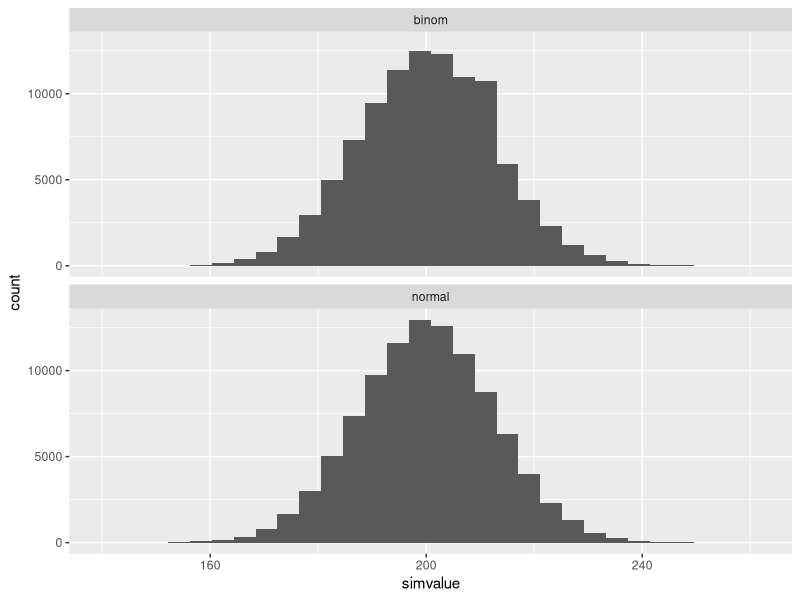
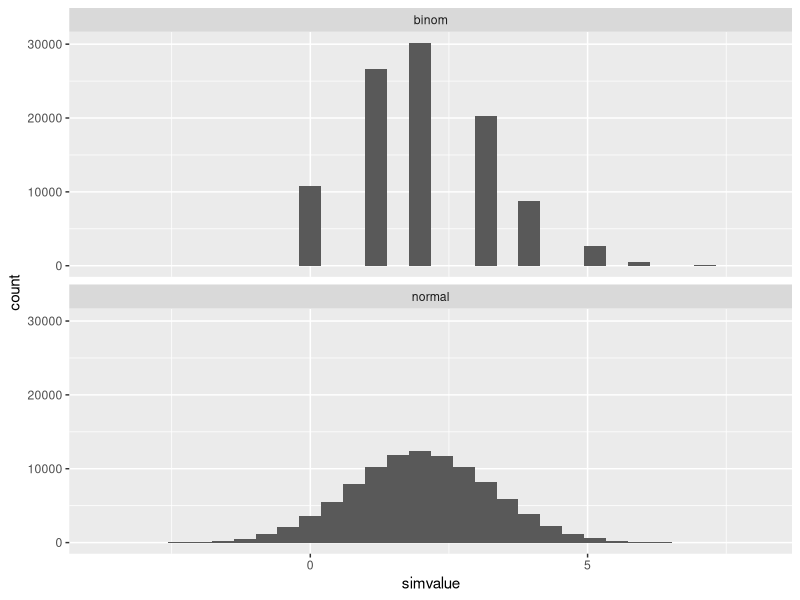
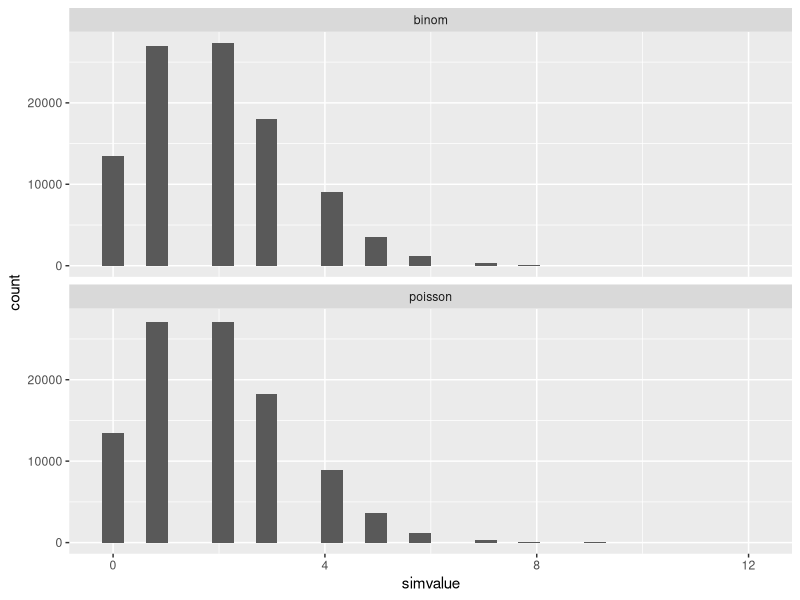
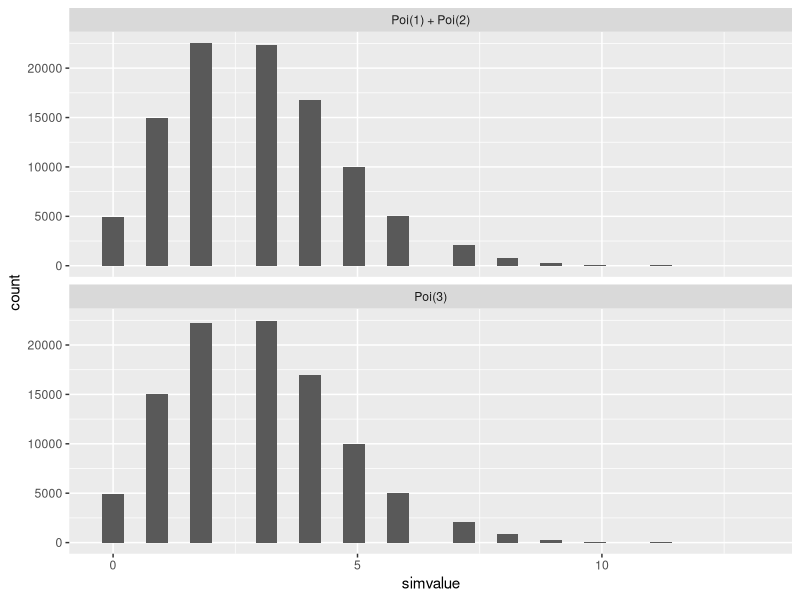
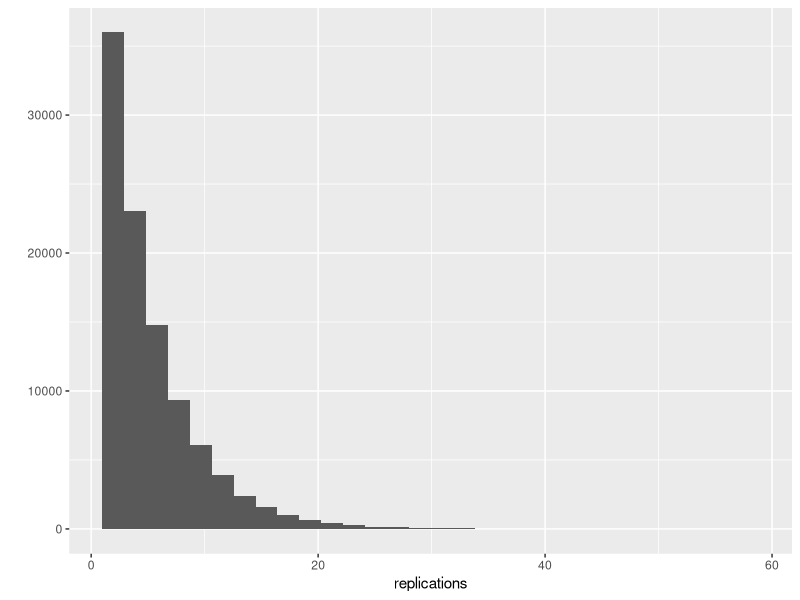
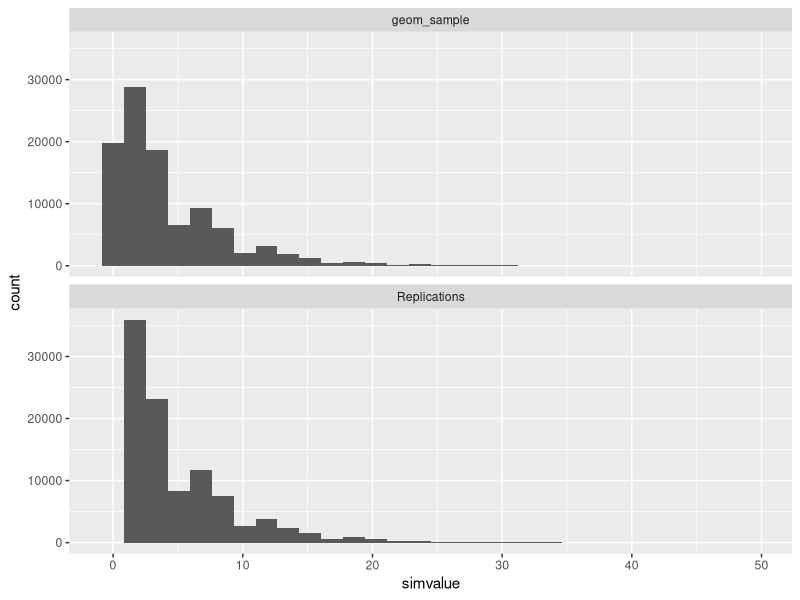
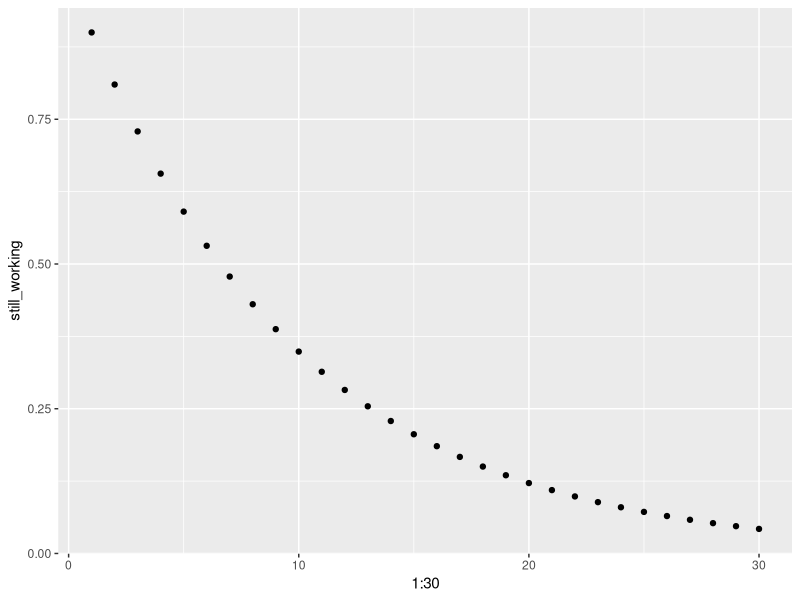

These figures' R source, in order:
## ---- chunk 1
knitr::opts_chunk$set(echo = TRUE, warning = FALSE, message = FALSE, comment = "")
## ---- chunk 2
library(ggplot2)
library(dplyr)
library(tidyverse)
#
## ---- chunk 3
# Replicate the code shown in the video

rbinom(1, 1, .5)  # First number is number of coins, the second is how many trials, the last is the probability of yes or no.

rbinom(10, 1, .5)

rbinom(1, 10, .5) # has 10 trials then adds all the heads up

rbinom(10, 10, .5)

rbinom(10, 10, .8)

rbinom(10, 10, .2)
# Create your own comments for the code
# You do not need to include the graphs
## ---- chunk 4
# Generate 10 separate random flips with probability .3

rbinom(10, 1, .3)
## ---- chunk 5
# Generate 100 occurrences of flipping 10 coins, each with 30% probability

rbinom(100, 10, .3)
## ---- chunk 6
# Replicate the code shown in the video
# Create your own comments for the code
# You do not need to include the graphs
# Do NOT include flips == 5, the vector is TOO LARGE!

flips <- rbinom(100000, 10, .5) #Can visualize using a histogram to help see all the probability distribution

mean(flips) 

mean(rbinom(100000, 100, .2))

# flips == 5 This seems the specific probablity of that number occuring

mean(flips == 5) # THis means that its the percent of the outcome

dbinom(5, 10, .5) #These calculate those probablity density, so exactly getting 5, from all 10

dbinom(6, 10, .5)

dbinom(10, 10, .5) # exacting 10 out of 10
# 
# X ∼ Binomial(10, .5)
# Pr(X ≤ 4)

mean(flips <= 4)

pbinom(4, 10, .5) #This means that the probability of getting 4 or fewer heads, think from the graph, reads from left to right. 


## ---- chunk 7
# Calculate the probability that 2 are heads using dbinom

# 1 - (dbinom(4, 10, .3) + dbinom(3, 10, .3) + dbinom(2, 10, .3) + dbinom(1, 10, .3) + dbinom(0, 10, .3))
  
# Confirm your answer with a simulation using rbinom
# Calculate the probability that 2 are heads using dbinom
dbinom(2, 10, .3)

# Confirm your answer with a simulation using rbinom
mean(rbinom(10000, 10, .3) == 2)
## ---- chunk 8
# Calculate the probability that at least five coins are heads
1 - (dbinom(4, 10, .3) + dbinom(3, 10, .3) + dbinom(2, 10, .3) + dbinom(1, 10, .3) + dbinom(0, 10, .3))
# Confirm your answer with a simulation of 10,000 trials

# Calculate the probability that at least five coins are heads
1 - pbinom(4, 10, .3)

# Confirm your answer with a simulation of 10,000 trials
mean(rbinom(10000, 10, .3) >= 5)
## ---- chunk 9
# Here is how you computed the answer in the last problem

# Try now with 100, 1000, 10,000, and 100,000 trials

# Here is how you computed the answer in the last problem
mean(rbinom(10000, 10, .3) >= 5)

# Try now with 100, 1000, 10,000, and 100,000 trials
mean(rbinom(100, 10, .3) >= 5)
mean(rbinom(1000, 10, .3) >= 5)
mean(rbinom(10000, 10, .3) >= 5)
mean(rbinom(100000, 10, .3) >= 5)
## ---- chunk 10
# Replicate the code shown in the video
# Create your own comments for the code
# You do not need to include the graphs

# flips

flips <- rbinom(100000, 10, .5)

X <- rbinom(100000, 10, .5)

Y <- rbinom(100000, 100, .5)

var(X)

var(Y)
## ---- chunk 11
# Calculate the expected value using the exact formula
25 * .3

# Confirm with a simulation using rbinom
mean(rbinom(10000, 25, .3))
## ---- chunk 12

# Calculate the variance using the exact formula
25 * .3 * (1 - .3)

# Confirm with a simulation using rbinom
var(rbinom(10000, 25, .3))
## ---- chunk 13
# Replicate the code shown in the video
# Create your own comments for the code
# You do not need to include the graphs
# Do NOT include A & B, the vector is TOO LARGE!

A <- rbinom(100000, 1, .5)
B <- rbinom(100000, 1, .5)

mean(A | B) # Pr(A or B) = Pr(A) + Pr(B) − Pr(A and B

# Z <- X + Y # E[X + Y ] = E[X] + E[Y ]
## ---- chunk 14
# Write the code to solve this problem
.4 * .2

# Use simulation and direct calculation
## ---- chunk 15
# Simulate 100,000 flips of a coin with a 40% chance of heads
A <- rbinom(100000, 1, .4)

# Simulate 100,000 flips of a coin with a 20% chance of heads
B <- rbinom(100000, 1, .2)

# Estimate the probability both A and B are heads
mean(A & B)
## ---- chunk 16
# You've already simulated 100,000 flips of coins A and B
A <- rbinom(100000, 1, .4)
B <- rbinom(100000, 1, .2)

# Simulate 100,000 flips of coin C (70% chance of heads)
C <- rbinom(100000, 1, .7)

# Estimate the probability A, B, and C are all heads
mean(A & B & C)
## ---- chunk 17
# Replicate the code shown in the video
# Create your own comments for the code
# You do not need to include the graphs

A <- rbinom(100000, 1, .5)
B <- rbinom(100000, 1, .5)

mean(A | B) # Pr(A or B) = Pr(A) + Pr(B) − Pr(A and B
## ---- chunk 18
# Write the code to solve this problem
# Use simulation and direct calculation

# P(A) + P(B) - P(A) * P(B).
.6 + .1 - .6 * .1

## ---- chunk 19
# Simulate 100,000 flips of a coin with a 60% chance of heads
A <- rbinom(100000, 1, .6)

# Simulate 100,000 flips of a coin with a 10% chance of heads
B <- rbinom(100000, 1, .1)

# Estimate the probability either A or B is heads
mean(A | B)
## ---- chunk 20
# Use rbinom to simulate 100,000 draws from each of X and Y
X <- rbinom(100000, 10, .6)
Y <- rbinom(100000, 10, .7)

# Estimate the probability either X or Y is <= to 4
mean(X <= 4 | Y <= 4)

# Use pbinom to calculate the probabilities separately
prob_X_less <- pbinom(4, 10, .6)
prob_Y_less <- pbinom(4, 10, .7)

# Combine these to calculate the exact probability either <= 4
prob_X_less + prob_Y_less - prob_X_less * prob_Y_less
## ---- chunk 21
# Replicate the code shown in the video
# Create your own comments for the code
# You do not need to include the graphs

xX <- rbinom(100000, 10, .5)

var(xX)

xY <- 3 * xX

# Var[X + Y ] = Var[X] + Var[Y]
## ---- chunk 22
# Write the code to solve this problem
# Use simulation and direct calculation

# If X is a binomial with size 50 and p = .4, what is the expected value of 3*X?

# The expected value of a binomial is size * p, and the expected value of k * X is k * E[X].

3 * (50 * .4)
## ---- chunk 23
# Simulate 100,000 draws of a binomial with size 20 and p = .1
X <- rbinom(100000, 20, .1)

# Estimate the expected value of X
mean(X)

# Estimate the expected value of 5 * X
mean(5 * X)
## ---- chunk 24
# X is simulated from 100,000 draws of a binomial with size 20 and p = .1
X <- rbinom(100000, 20, .1)

# Estimate the variance of X
var(X)

# Estimate the variance of 5 * X
var(5 * X)
## ---- chunk 25
# Replicate the code shown in the video
# Create your own comments for the code
# You do not need to include the graphs
X <- rbinom(100000, 10, .5)

Y <- rbinom(100000, 100, .2)

Z <- X + Y
## ---- chunk 26
# Write the code to solve this problem
# Use simulation and direct calculation

# If X is drawn from a binomial with size 20 and p = .3, and Y from size 40 and p = .1, what is the expected value (mean) of X + Y?

# Compute the expected value of X and the expected value of Y separately, then add them together.

(20 * .3) + (40 * .1)
## ---- chunk 27
# Simulate 100,000 draws of X (size 20, p = .3) and Y (size 40, p = .1)
X <- rbinom(100000, 20, .3) 
Y <- rbinom(100000, 40, .1)

# Estimate the expected value of X + Y
mean(X + Y)
## ---- chunk 28
# Simulation from last exercise of 100,000 draws from X and Y
X <- rbinom(100000, 20, .3) 
Y <- rbinom(100000, 40, .1)

# Find the variance of X + Y
var(X + Y)

# Find the variance of 3 * X + Y
var(3 * X + Y)
## ---- chunk 29
# Replicate the code shown in the video
# Create your own comments for the code
# You do not need to include the graphs

fair <- rbinom(50000, 20, .5)
sum(fair == 14)

biased <- rbinom(50000, 20, .3)
sum(biased == 14)
## ---- chunk 30
# Record the text of the question here

# Suppose you have a coin that is equally likely to be fair (50% heads) or biased (75% # heads). You then flip the coin 20 times and see 11 heads.
# 
# Without doing any math, which do you now think is more likely- that the coin is fair, or # that the coin is biased?

# If the coin were fair, how many heads would you expect to see on average? What if the coin # were biased? Which is 11 closer to?

# More likely that the coin is fair

## ---- chunk 31
# Simulate 50000 cases of flipping 20 coins from fair and from biased
fair <- rbinom(50000, 20, .5)
biased <- rbinom(50000, 20, .75)

# How many fair cases, and how many biased, led to exactly 11 heads?
fair_11 <- sum(fair == 11)
biased_11 <- sum(biased == 11)

# Find the fraction of fair coins that are 11 out of all coins that were 11
fair_11 / (fair_11 + biased_11)
## ---- chunk 32
# Record the text of the question here

# Suppose that when you flip a different coin (that could either be fair or biased) 20 times, # you see 16 heads.
# 
# Without doing any math, which do you now think is more likely- that this coin is fair, or # that it's biased?
# 
# If the coin were fair, how many heads would you expect to see on average? What if the coin # were biased? Which is 16 closer to?
# 
# More likely that the coin is biased.
## ---- chunk 33
# Simulate 50000 cases of flipping 20 coins from fair and from biased
fair <- rbinom(50000, 20, .5)
biased <- rbinom(50000, 20, .75)

# How many fair cases, and how many biased, led to exactly 16 heads?
fair_16 <- sum(fair == 16)
biased_16 <- sum(biased == 16)

# Find the fraction of fair coins that are 16 out of all coins that were 16
fair_16 / (fair_16 + biased_16)
## ---- chunk 34
# Replicate the code shown in the video
# Create your own comments for the code
# You do not need to include the graphs

fair <- rbinom(90000, 20, .5)
sum(fair == 14)

biased <- rbinom(10000, 20, .3)
sum(biased == 14)
## ---- chunk 35
# Simulate 8000 cases of flipping a fair coin, and 2000 of a biased coin
fair_flips <- rbinom(8000, 20, .5)
biased_flips <- rbinom(2000, 20, .75)

# Find the number of cases from each coin that resulted in 14/20
fair_14 <- sum(fair_flips == 14)
biased_14 <- sum(biased_flips == 14)

# Use these to estimate the posterior probability
fair_14 / (fair_14 + biased_14)
## ---- chunk 36
# Simulate 80,000 draws from fair coin, 10,000 from each of high and low coins
flips_fair <- rbinom(80000, 20, .5)
flips_high <- rbinom(10000, 20, .75)
flips_low <- rbinom(10000, 20, .25)

# Compute the number of coins that resulted in 14 heads from each of these piles
fair_14 <- sum(flips_fair == 14)
high_14 <- sum(flips_high == 14)
low_14 <- sum(flips_low == 14)

# Compute the posterior probability that the coin was fair
fair_14 / (fair_14 + low_14 + high_14)
## ---- chunk 37
# Replicate the code shown in the video
# Create your own comments for the code
# You do not need to include the graphs

fair <- rbinom(90000, 20, .5)
sum(fair == 14)

dbinom(14, 20, .5) * .9

biased <-rbinom(10000, 20, .3)
sum(biased == 14)

dbinom(14, 20, .75) * .1


prob_14_fair <- dbinom(14, 20, .5) * .9

prob_14_biased <- dbinom(14, 20, .75) * .1

prob_14_biased / (prob_14_fair + prob_14_biased)
## ---- chunk 38
# Use dbinom to calculate the probability of 11/20 heads with fair or biased coin
probability_fair <- dbinom(11, 20, .5)
probability_biased <- dbinom(11, 20, .75)

# Calculate the posterior probability that the coin is fair
probability_fair / (probability_fair + probability_biased)
## ---- chunk 39
# Find the probability that a coin resulting in 14/20 is fair
probability_fair <- dbinom(14, 20, .5)
probability_biased <- dbinom(14, 20, .75)
probability_fair / (probability_fair + probability_biased)


dbinom(14, 20, .5) / (dbinom(14, 20, .5) + dbinom(14, 20, .75))

# Find the probability that a coin resulting in 18/20 is fair
probability_fair <- dbinom(18, 20, .5)
probability_biased <- dbinom(18, 20, .75)
probability_fair / (probability_fair + probability_biased)



dbinom(18, 20, .5) / (dbinom(18, 20, .5) + dbinom(18, 20, .75))
## ---- chunk 40
# Use dbinom to find the probability of 16/20 from a fair or biased coin
probability_16_fair <- dbinom(16, 20, .5)
probability_16_biased <- dbinom(16, 20, .75)

# Use Bayes' theorem to find the posterior probability that the coin is fair
.99* probability_16_fair / (.99* probability_16_fair +  .01 * probability_16_biased)

(probability_16_fair * .99) / (probability_16_fair * .99 + probability_16_biased * .01)
## ---- chunk 41
# Replicate the code shown in the video
# Create your own comments for the code
# You do not need to include the graphs

# rnorm(10000, expected_value, stdev)

binomial <- rbinom(100000, 1000, 1 / 1000)

flips <- rbinom(100000, 10, .5)

flips <- rbinom(100, 1, .1)

which(flips == 1)

poisson <- rpois(100000, 1)

replicate(10, which(rbinom(100, 1, .1) == 1))
## ---- chunk 42
# Write the code to solve this problem
# Use simulation and direct calculation

# Suppose you flipped 1000 coins, each with a 20% chance of being heads. What would be the # mean and variance of the binomial distribution?
#   
# The variance of the binomial can be computed as n * p * (1 - p).
# 
# Mean 200; variance 160
## ---- chunk 43
# Draw a random sample of 100,000 from the Binomial(1000, .2) distribution
binom_sample <- rbinom(100000, 1000, .2)
# Draw a random sample of 100,000 from the normal approximation
normal_sample <- rnorm(100000, 200, sqrt(160))
# USE THIS CODE INSTEAD OF compare_histograms()
# Uncomment the code before you knit it to HTML
 plotdata <- tibble(variable = c(rep("binom", 100000), rep("normal", 100000)),   
                    simvalue = c(binom_sample, normal_sample))
 ggplot(plotdata, aes(x = simvalue)) +
   geom_histogram() +
   facet_wrap(~ variable, ncol = 1)


## ---- chunk 44
# Simulations from the normal and binomial distributions
binom_sample <- rbinom(100000, 1000, .2)
normal_sample <- rnorm(100000, 200, sqrt(160))

# Use binom_sample to estimate the probability of <= 190 heads
mean(binom_sample <= 190)

# Use normal_sample to estimate the probability of <= 190 heads
mean(normal_sample <= 190)

# Calculate the probability of <= 190 heads with pbinom
pbinom(190, 1000, .2)

# Calculate the probability of <= 190 heads with pnorm
pnorm(190, 200, sqrt(160))
## ---- chunk 45
# Draw a random sample of 100,000 from the Binomial(10, .2) distribution
binom_sample <- rbinom(100000, 10, .2)

# Draw a random sample of 100,000 from the normal approximation
normal_sample <- rnorm(100000, 2, sqrt(1.6))

# USE THIS CODE INSTEAD OF compare_histograms()
# Uncomment the code before you knit it to HTML
 plotdata <- tibble(variable = c(rep("binom", 100000), rep("normal", 100000)),   
                    simvalue = c(binom_sample, normal_sample))
 ggplot(plotdata, aes(x = simvalue)) +
   geom_histogram() +
   facet_wrap(~ variable, ncol = 1)
## ---- chunk 46
# Replicate the code shown in the video
# Create your own comments for the code
# You do not need to include the graphs

binomial <- rbinom(10000, 1000, 1 / 1000)

poisson <- rpois(100000, 1)
## ---- chunk 47
# Write the code to solve this problem
# Use simulation and direct calculation
# 
# If you were drawing from a binomial with size = 1000 and p = .002, what would be the mean # of the Poisson approximation?
#   
# How does the mean of the Poisson approximation relate to the mean of the binomial random # variable?
#   
# 2
## ---- chunk 48
# Draw a random sample of 100,000 from the Binomial(1000, .002) distribution
binom_sample <- rbinom(100000, 1000, .002)

# Draw a random sample of 100,000 from the Poisson approximation
poisson_sample <- rpois(100000, 2)

# USE THIS CODE INSTEAD OF compare_histograms()
# Uncomment the code before you knit it to HTML
 plotdata <- tibble(variable = c(rep("binom", 100000), rep("poisson", 100000)),   
                    simvalue = c(binom_sample, poisson_sample))
 ggplot(plotdata, aes(x = simvalue)) +
   geom_histogram() +
   facet_wrap(~ variable, ncol = 1)
## ---- chunk 49
# Simulate 100,000 draws from Poisson(2)
poisson_sample <- rpois(100000, 2)

# Find the percentage of simulated values that are 0
mean(poisson_sample == 0)

# Use dpois to find the exact probability that a draw is 0
dpois(0, 2)
## ---- chunk 50
# Simulate 100,000 draws from Poisson(1)
X <- rpois(100000, 1)

# Simulate 100,000 draws from Poisson(2)
Y <- rpois(100000, 2)

# Add X and Y together to create Z
Z <- X + Y

# USE THIS CODE INSTEAD OF compare_histograms()
# Uncomment the code before you knit it to HTML
 plotdata <- tibble(variable = c(rep("Poi(1) + Poi(2)", 100000), rep("Poi(3)", 100000)),  
                    simvalue = c(Z, rpois(100000,3)))
 ggplot(plotdata, aes(x = simvalue)) +
   geom_histogram() +
   facet_wrap(~ variable, ncol = 1)
## ---- chunk 51
# Replicate the code shown in the video
# Create your own comments for the code
# You do not need to include the graphs

which(rbinom(100, 1, .1) == 1)

replicate(10, which(rbinom(100, 1, .1) == 1))

geom <- rgeom(10000, .1)

mean(geom)
## ---- chunk 52
# Simulate 100 instances of flipping a 20% coin
flips <- rbinom(100, 1, .2)

# Use which to find the first case of 1 ("heads")
which(flips == 1)[1]
## ---- chunk 53
# Existing code for finding the first instance of heads
which(rbinom(100, 1, 0.2) == 1)[1]

# Replicate this 100,000 times using replicate()
replications <- replicate(100000, which(rbinom(100, 1, 0.2) == 1)[1])

# Histogram the replications with qplot
qplot(replications)
## ---- chunk 54
# Replications from the last exercise
replications <- replicate(100000, which(rbinom(100, 1, .2) == 1)[1])

# Generate 100,000 draws from the corresponding geometric distribution
geom_sample <- rgeom(100000, .2)

# USE THIS CODE INSTEAD OF compare_histograms()
# Uncomment the code before you knit it to HTML
 plotdata <- tibble(variable = c(rep("Replications", 100000), rep("geom_sample", 100000)),  
                    simvalue = c(replications, geom_sample))
 ggplot(plotdata, aes(x = simvalue)) +
   geom_histogram() +
   facet_wrap(~ variable, ncol = 1)
## ---- chunk 55
# Find the probability the machine breaks on 5th day or earlier
pgeom(4, .1)

# Find the probability the machine is still working on 20th day
1 - pgeom(19, .1)
## ---- chunk 56
# Calculate the probability of machine working on day 1-30
still_working <- 1 - pgeom(0:29, .1)

# Plot the probability for days 1 to 30
qplot(1:30, still_working)
## ---- chunk 57
sessionInfo()
